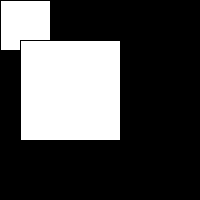
Frame 1 (no input)
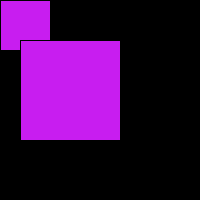
Frame 60 (the mouse pressed at the canvas centre just before this capture)
Frame 120 (the mouse held since frame 60 and released just before this capture): identical to frame 60, image omitted

The Processing sketch that drew these frames (run headless with seeded random() and noise(); from frame 60 on, the mouse is pressed at the canvas centre):

// Processing sketch: Function_ex2
// ── Function_ex2.pde
/*
We are going to move these GLOBAL variables to the function. There they
will become LOCAL variables.

int x; //declare x position for rect defaults to 0
int y;
int side = 50; // declare and assign a value for the size of the side
*/

int c; //declare a variable where we will store the color value

void setup() {
  size(200, 200);
  colorMode(HSB); //change the color mode so we can use hex
}


void draw() {
  background(0);
  
  display(0,0,50);// call our function to draw the rect to the screen
  display(20,40,100);// call our function to draw the rect to the screen
  
  c=color(#C81DF0); // assign a hex value to c
  fill(c); //fill the rectangle with the color you just assigned to c
}

void display(int x, int y, int side) { //declare your function
  rect(x, y, side, side); // draw the square
}
